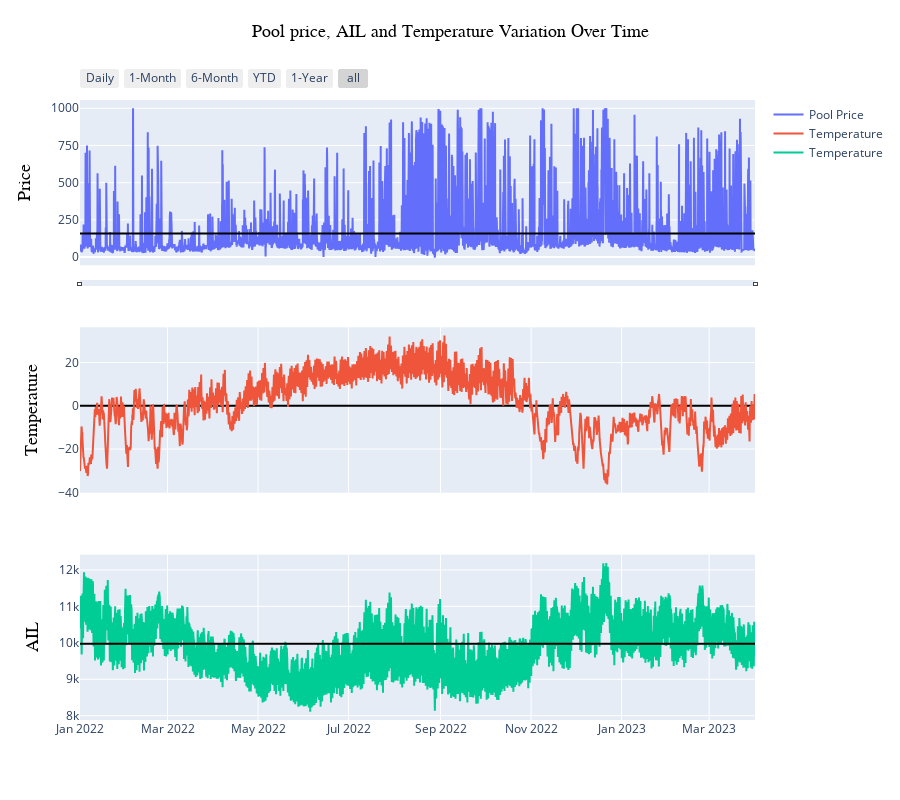

Notebook code cell kept with this figure:
### Code cell
import plotly.graph_objects as go
from plotly.subplots import make_subplots

# Create subplot figure with 2 rows and 1 column
fig = make_subplots(rows=3, cols=1, shared_xaxes=True)

# Add first trace for price subplot
fig.add_trace(go.Scatter(x=final_2022_df['date'], y=final_2022_df['price_x'], name="Pool Price", hovertemplate='Date: %{x}<br>Price: %{y}<br>Day of week: %{x|%A}'), row=1, col=1)

# Add second trace for temperature subplot
fig.add_trace(go.Scatter(x=final_2022_df['date'], y=final_2022_df['avg_temp'], name="Temperature", hovertemplate='Date: %{x}<br>Price: %{y}<br>Day of week: %{x|%A}'), row=2, col=1)

fig.add_trace(go.Scatter(x=final_2022_df['date'], y=final_2022_df['ail_x'], name="Temperature", hovertemplate='Date: %{x}<br>Price: %{y}<br>Day of week: %{x|%A}'), row=3, col=1)

# fig.add_trace(go.Scatter(x=final_2022_df['date'], y=final_2022_df['total_gensum'], name="Temperature", hovertemplate='Date: %{x}<br>Price: %{y}<br>Day of week: %{x|%A}'), row=4, col=1)


# fig.add_trace(go.Scatter(x=final_2022_df['date'], y=final_2022_df['residual'], name="Pool Price", hovertemplate='Date: %{x}<br>Price: %{y}<br>Day of week: %{x|%A}'), row=5, col=1)


# fig.add_trace(go.Scatter(x=final_2022_df['date'], y=final_2022_df['trend'], name="Pool Price", hovertemplate='Date: %{x}<br>Price: %{y}<br>Day of week: %{x|%A}'), row=6, col=1)


# fig.add_trace(go.Scatter(x=final_2022_df['date'], y=final_2022_df['seasonality'], name="Pool Price", hovertemplate='Date: %{x}<br>Price: %{y}<br>Day of week: %{x|%A}'), row=7, col=1)

# Update layout
fig.update_layout(
    title={
        "text": "Pool price, AIL and Temperature Variation Over Time",
        "font": {"size": 18, "family": "Arial", "color": "black"},
        "y": 0.97,
        "x": 0.5,
        "xanchor": "center",
        "yanchor": "top",
    },
    xaxis_title={
        "font": {"size": 18, "family": "Arial", "color": "black"}
    },
    height=800,
    xaxis_range=["2023-03-20", "2023-03-31"],
    yaxis1={
        "title": "Price",
        "titlefont": {"size": 18, "family": "Arial", "color": "black"},
        "tickvals": [0, 250, 500, 750, 1000], # Set tick values for price yaxis,
        "side": "left", # Set yaxis to left side
    },
    yaxis2={
        "title": "Temperature",
        "titlefont": {"size": 18, "family": "Arial", "color": "black"},
        "side": "left", # Set yaxis to right side,
        "showgrid": True, # Show grid lines,
        "zeroline": True, # Add dark line at y=0 on x-axis
        "zerolinecolor": "black", # Set the color of the zeroline to black
        "zerolinewidth": 2, # Set the width of the zeroline to 2

    },
    yaxis3={
        "title": "AIL",
        "titlefont": {"size": 18, "family": "Arial", "color": "black"},
        "side": "left", # Set yaxis to right side,
        "showgrid": True, # Show grid lines,
        "zeroline": True, # Add dark line at y=0 on x-axis
        "zerolinecolor": "black", # Set the color of the zeroline to black
        "zerolinewidth": 2, # Set the width of the zeroline to 2

    },
#     yaxis4={
#         "title": "Total gen sum",
#         "titlefont": {"size": 18, "family": "Arial", "color": "black"},
#         "side": "left", # Set yaxis to right side,
#         "showgrid": True, # Show grid lines,
#         "zeroline": True, # Add dark line at y=0 on x-axis
#         "zerolinecolor": "black", # Set the color of the zeroline to black
#         "zerolinewidth": 2, # Set the width of the zeroline to 2

#     },
#     yaxis5={
#         "title": "Residual",
#         "titlefont": {"size": 18, "family": "Arial", "color": "black"},
#         "side": "left", # Set yaxis to right side,
#         "showgrid": True, # Show grid lines,
#         "zeroline": True, # Add dark line at y=0 on x-axis
#         "zerolinecolor": "black", # Set the color of the zeroline to black
#         "zerolinewidth": 2, # Set the width of the zeroline to 2

#     },
    shapes=[
        {
            "type": "line",
            "x0": 0,
            "x1": 1,
            "xref": "paper",
            "y0": 9975.764129,
            "y1": 9975.764129,
            "yref": "y3",
            "line": {"color": "black", "width": 2},
        },        
        {
            "type": "line",
            "x0": 0,
            "x1": 1,
            "xref": "paper",
            "y0": 158.434455,
            "y1": 158.434455,
            "yref": "y1",
            "line": {"color": "black", "width": 2},
        },                
        # {
        #     "type": "line",
        #     "x0": 0,
        #     "x1": 1,
        #     "xref": "paper",
        #     "y0": 9629.417270,
        #     "y1": 9629.417270,
        #     "yref": "y4",
        #     "line": {"color": "black", "width": 2},
        # }
    ],
    xaxis={
        "showgrid": True, # Show grid lines,
    },
)

# Add slider
fig.update_layout(
    xaxis=dict(
        tickmode='linear',
        tick0=0,
        dtick=1,
        nticks=10,
        rangeselector=dict(
            buttons=list(
                [
                    dict(count=1, label="Daily", step="day", stepmode="backward"),  
                    dict(count=1, label="1-Month", step="month", stepmode="backward"),
                    dict(count=6, label="6-Month", step="month", stepmode="backward"),
                    dict(count=1, label="YTD", step="year", stepmode="todate"),
                    dict(count=1, label="1-Year", step="year", stepmode="backward"),
                    dict(step="all")
                ]
            )
        ),
        rangeslider=dict(visible=True, thickness=0.01, borderwidth=0)
    )
)

fig.show()

### Figure 1 — Plotly figure (JSON) as saved in the notebook; plotly's stock layout.template omitted (floating-point values rounded to 4 significant figures; data arrays with more than 128 entries replaced by an {"elided": "..."} marker saying what was removed)
{"data": [{"hovertemplate": "Date: %{x}<br>Price: %{y}<br>Day of week: %{x|%A}", "name": "Pool Price", "type": "scatter", "x": {"elided": "10917 str values"}, "xaxis": "x", "y": {"elided": "10917 float values"}, "yaxis": "y"}, {"hovertemplate": "Date: %{x}<br>Price: %{y}<br>Day of week: %{x|%A}", "name": "Temperature", "type": "scatter", "x": {"elided": "10917 str values"}, "xaxis": "x2", "y": {"elided": "10917 float values"}, "yaxis": "y2"}, {"hovertemplate": "Date: %{x}<br>Price: %{y}<br>Day of week: %{x|%A}", "name": "Temperature", "type": "scatter", "x": {"elided": "10917 str values"}, "xaxis": "x3", "y": {"elided": "10917 int values"}, "yaxis": "y3"}], "layout": {"height": 800, "shapes": [{"line": {"color": "black", "width": 2}, "type": "line", "x0": 0, "x1": 1, "xref": "paper", "y0": 9976.0, "y1": 9976.0, "yref": "y3"}, {"line": {"color": "black", "width": 2}, "type": "line", "x0": 0, "x1": 1, "xref": "paper", "y0": 158.4, "y1": 158.4, "yref": "y"}], "title": {"font": {"color": "black", "family": "Arial", "size": 18}, "text": "Pool price, AIL and Temperature Variation Over Time", "x": 0.5, "xanchor": "center", "y": 0.97, "yanchor": "top"}, "xaxis": {"anchor": "y", "domain": [0, 1], "dtick": 1, "matches": "x3", "nticks": 10, "range": ["2023-03-20", "2023-03-31"], "rangeselector": {"buttons": [{"count": 1, "label": "Daily", "step": "day", "stepmode": "backward"}, {"count": 1, "label": "1-Month", "step": "month", "stepmode": "backward"}, {"count": 6, "label": "6-Month", "step": "month", "stepmode": "backward"}, {"count": 1, "label": "YTD", "step": "year", "stepmode": "todate"}, {"count": 1, "label": "1-Year", "step": "year", "stepmode": "backward"}, {"step": "all"}]}, "rangeslider": {"borderwidth": 0, "thickness": 0.01, "visible": true}, "showgrid": true, "showticklabels": false, "tick0": 0, "tickmode": "linear", "title": {"font": {"color": "black", "family": "Arial", "size": 18}}}, "xaxis2": {"anchor": "y2", "domain": [0, 1], "matches": "x3", "showticklabels": false}, "xaxis3": {"anchor": "y3", "domain": [0, 1]}, "yaxis": {"anchor": "x", "domain": [0.7333, 1], "side": "left", "tickvals": [0, 250, 500, 750, 1000], "title": {"font": {"color": "black", "family": "Arial", "size": 18}, "text": "Price"}}, "yaxis2": {"anchor": "x2", "domain": [0.3667, 0.6333], "showgrid": true, "side": "left", "title": {"font": {"color": "black", "family": "Arial", "size": 18}, "text": "Temperature"}, "zeroline": true, "zerolinecolor": "black", "zerolinewidth": 2}, "yaxis3": {"anchor": "x3", "domain": [0, 0.2667], "showgrid": true, "side": "left", "title": {"font": {"color": "black", "family": "Arial", "size": 18}, "text": "AIL"}, "zeroline": true, "zerolinecolor": "black", "zerolinewidth": 2}}}
